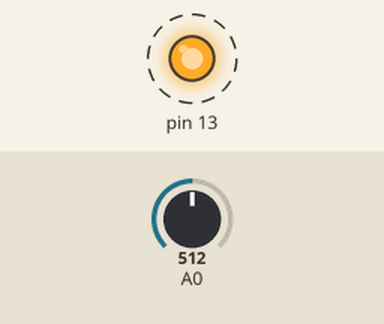
Simulated run of this sketch. Board: Arduino Uno, built with avr-gcc and run on an emulated ATmega328P. On the bench: output pins drawn as LEDs (lit = HIGH). Dashed ring = blinking. The inputs (shaded band) are chosen by the test bench; at power-on: A0 = 512. What the sketch prints to the serial monitor is not drawn.

Above: at 1.25 s.
1.3 s: A0 set to 0
4.3 s: A0 set to 511
Timing chart, 0 to 13.3 s (numbered marks = the images above; inputs shaded):
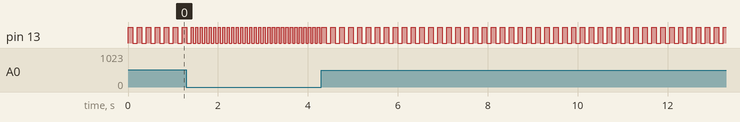

The sketch:

map.ino
```cpp
int sensorValue = 0;

void setup(){
  pinMode(13, OUTPUT);
  pinMode(A0, INPUT);
  Serial.begin(9600);
}

void loop(){

  //get potentiometer value
  //sensorValue = (analogRead(A0))/4;
  sensorValue = map(analogRead(A0), 0, 1023, 50, 150);

  //print information about sensor value
  Serial.println(sensorValue);

  //turn led on
  digitalWrite(13, HIGH);

  //wait
  delay(sensorValue);

  //turn led off
  digitalWrite(13, LOW);

  //wait
  delay(sensorValue);


}
```

Measured:
- after the input at 1.3 s, pin 13: alternates HIGH for 0.05 s and LOW for 0.05 s, starting after 0.15 s
- after the input at 4.3 s, pin 13: alternates HIGH for 0.10 s and LOW for 0.10 s, starting after 0.11 s
- by itself, pin 13: alternates HIGH for 0.10 s and LOW for 0.10 s
